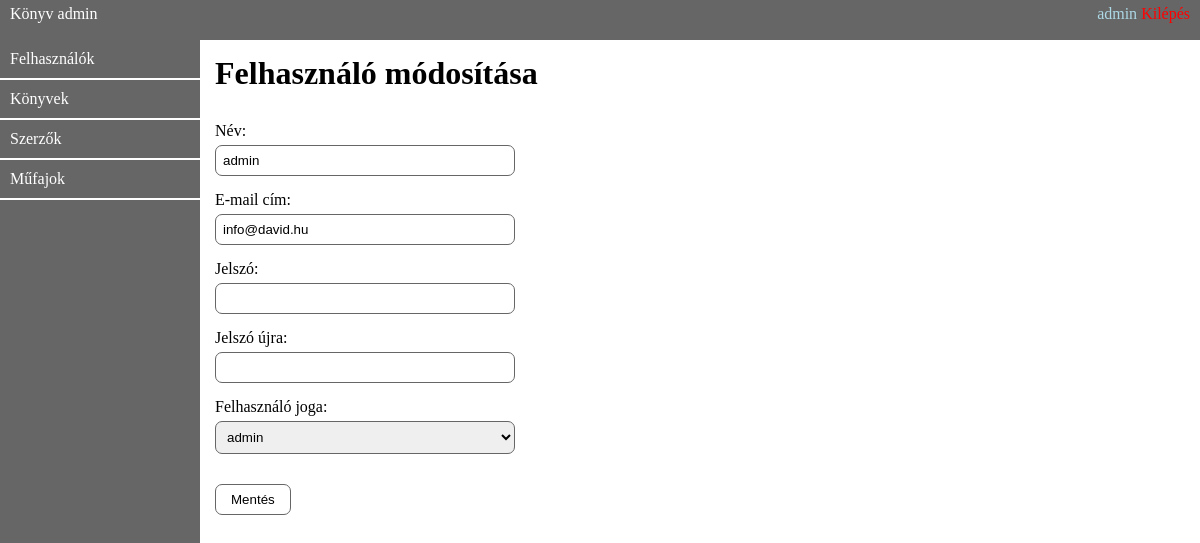
The page /?menu=felhmod&user_id=1 (signed in) on the database its author committed.
### tables this page shows
CREATE TABLE `users` (
  `id` int(11) NOT NULL,
  `name` varchar(255) NOT NULL,
  `password` varchar(100) NOT NULL,
  `right_id` int(11) NOT NULL,
  `email` varchar(150) NOT NULL
);

### library/class.users.php (called while the page is built, shortened)
<?php
    class users {
        public function __construct($connection){
            $this->connection = $connection;
        }
        public function load_item_by_id($params){
            if(isset($params["id"]) && $params["id"] > 0) {
                $userData = $this->connection->query_first_row("SELECT * FROM users WHERE id = " . intval($params["id"]));
            }
            return $userData;
        }
    }
?>

### library/class.sql.php (called while the page is built, shortened)
<?php
    class qmysql extends mysqli {
        public function query($query,$resultmode=NULL){
            $res = parent::query($query,$resultmode);
            return $res;
        }
        public function query_first_row($query){
            $res = $this->query($query);
            $row=$res->fetch_assoc();
            return $row;
        }
    }
?>

### includes/felhmod.php (the view, shortened to what this page needs)
<?php
$user = new users($connection);
    if(isset($_GET["user_id"]) && $_GET["user_id"] > 0){
        $title = "Felhasználó módosítása";
        $params = array();
        $params["id"] = $_GET["user_id"];
        $userData = $user->load_item_by_id($params);
    } else {
        $title = "Új felhasználó létrehozása";
        $userData = array();
        $userData["name"] = $_POST["felh_name"];
        $userData["email"] = $_POST["felh_email"];
        $userData["right_id"] = $_POST["felh_right"];
    }
?>
<h1><?php echo $title; ?></h1>
<form action="" method="POST" id="urlap" name="">
    <label for="felh_name">Név:</label>
    <input type="text" name="felh_name" id="felh_name" value="<?php echo $userData["name"]; ?>">
    <label for="felh_email">E-mail cím:</label>
    <input type="email" name="felh_email" id="felh_email" value="<?php echo $userData["email"]; ?>">
    <label for="felh_pwd">Jelszó:</label>
    <input type="password" name="felh_pwd" id="felh_pwd">
    <label for="felh_pwd2">Jelszó újra:</label>
    <input type="password" name="felh_pwd2" id="felh_pwd2">
    <label for="felh_right">Felhasználó joga:</label>
    <select name="felh_right" id="felh_right">
        <option value="1"
            <?php
             if(isset($userData["right_id"]) && $userData["right_id"] == USER_RIGHT_ID_ADMIN){
                 echo 'selected="selected"';
             }
            ?>
        >admin</option>
    </select>
    <button>Mentés</button>
</form>

### css/admin.css (style rules this page uses)
* { box-sizing: border-box; }
html,body { margin: 0; padding: 0; height: 100%; }
h1 { margin: 0; padding: 0; }
#urlap { width: 100%; max-width: 300px; margin-top: 30px; }
#urlap label { width: 100%; display: block; margin-bottom: 5px; }
#urlap input { width: 100%; margin-bottom: 15px; border-radius: 7px; padding: 7px; border: 1px solid #666; }
#urlap select { width: 100%; margin-bottom: 15px; border-radius: 7px; padding: 7px; border: 1px solid #666; }
#urlap button { margin-top: 15px; border-radius: 7px; padding: 7px 15px; border: 1px solid #666; background: white; cursor: pointer; transition: all .3s; }

### rows shown on the page
users: felh_name "admin", felh_email "info@david.hu", felh_right "admin"

### other values the page prints
$_SESSION["user_data"]["name"] "admin"
$title "Felhasználó módosítása"
